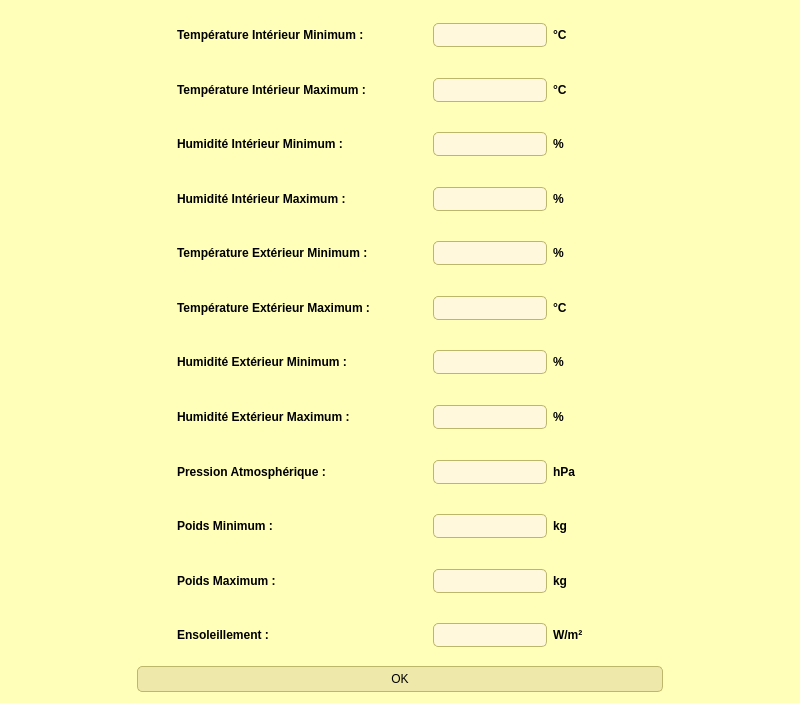
<?xml version="1.0" encoding="UTF-8"?>
<ui version="4.0">
 <class>ReglagesAlertesIhm</class>
 <widget class="QWidget" name="ReglagesAlertesIhm">
  <property name="geometry">
   <rect>
    <x>0</x>
    <y>0</y>
    <width>800</width>
    <height>703</height>
   </rect>
  </property>
  <property name="windowTitle">
   <string>Ruche 2019 - Réglages des seuils</string>
  </property>
  <property name="styleSheet">
   <string notr="true">QWidget#ReglagesAlertesIhm
{
	background-color: #FFFFB9;/*#C8A500;*/ /*#FFFFB9;*/ /*#FFC000;*/
	/* background-image: url(:/background.jpg)  cover; */
}
QPushButton {
    background-color: palegoldenrod;
    border-width: 1px;
    border-color: darkkhaki;
    border-style: solid;
    border-radius: 5;
    padding: 5px;
    min-width: 9ex;
    min-height: 2.5ex;
}

QPushButton:hover {
   background-color: khaki;
}

/* Increase the padding, so the text is shifted when the button is
   pressed. */
QPushButton:pressed {
    padding-left: 5px;
    padding-top: 5px;
    background-color: #d0d67c;
}

QComboBox, QLineEdit {
    background-color: cornsilk;
    selection-color: #0a214c; 
    selection-background-color: #C19A6B;
    border-width: 1px;
    padding: 3px;
    border-style: solid;
    border-color: darkkhaki;
    border-radius: 5px;
}

QLineEdit:focus {
    border-width: 2px;
    padding: 0px;
}

QComboBox::item:hover {
    background-color: wheat;
}

</string>
  </property>
  <layout class="QGridLayout" name="gridLayout">
   <item row="2" column="1">
    <layout class="QVBoxLayout" name="verticalLayout">
     <item>
      <layout class="QHBoxLayout" name="horizontalLayout_5">
       <item>
        <spacer name="horizontalSpacer_15">
         <property name="orientation">
          <enum>Qt::Horizontal</enum>
         </property>
         <property name="sizeHint" stdset="0">
          <size>
           <width>40</width>
           <height>20</height>
          </size>
         </property>
        </spacer>
       </item>
       <item>
        <widget class="QLabel" name="label_2">
         <property name="minimumSize">
          <size>
           <width>250</width>
           <height>0</height>
          </size>
         </property>
         <property name="text">
          <string>&lt;html&gt;&lt;head/&gt;&lt;body&gt;&lt;p&gt;&lt;span style=&quot; font-weight:600;&quot;&gt;Humidité Intérieur Minimum :&lt;/span&gt;&lt;/p&gt;&lt;/body&gt;&lt;/html&gt;</string>
         </property>
        </widget>
       </item>
       <item>
        <widget class="QLineEdit" name="lineEditSeuilHumiditeInterieurMin"/>
       </item>
       <item>
        <widget class="QLabel" name="label_15">
         <property name="minimumSize">
          <size>
           <width>70</width>
           <height>0</height>
          </size>
         </property>
         <property name="text">
          <string>&lt;html&gt;&lt;head/&gt;&lt;body&gt;&lt;p&gt;&lt;span style=&quot; font-weight:600;&quot;&gt;%&lt;/span&gt;&lt;/p&gt;&lt;/body&gt;&lt;/html&gt;</string>
         </property>
        </widget>
       </item>
       <item>
        <spacer name="horizontalSpacer_3">
         <property name="orientation">
          <enum>Qt::Horizontal</enum>
         </property>
         <property name="sizeHint" stdset="0">
          <size>
           <width>40</width>
           <height>20</height>
          </size>
         </property>
        </spacer>
       </item>
      </layout>
     </item>
    </layout>
   </item>
   <item row="6" column="1">
    <layout class="QVBoxLayout" name="verticalLayout_10">
     <item>
      <layout class="QHBoxLayout" name="horizontalLayout_7">
       <item>
        <spacer name="horizontalSpacer_19">
         <property name="orientation">
          <enum>Qt::Horizontal</enum>
         </property>
         <property name="sizeHint" stdset="0">
          <size>
           <width>40</width>
           <height>20</height>
          </size>
         </property>
        </spacer>
       </item>
       <item>
        <widget class="QLabel" name="label_7">
         <property name="minimumSize">
          <size>
           <width>250</width>
           <height>0</height>
          </size>
         </property>
         <property name="text">
          <string>&lt;html&gt;&lt;head/&gt;&lt;body&gt;&lt;p&gt;&lt;span style=&quot; font-weight:600;&quot;&gt;Humidité Extérieur Minimum :&lt;/span&gt;&lt;/p&gt;&lt;/body&gt;&lt;/html&gt;</string>
         </property>
        </widget>
       </item>
       <item>
        <widget class="QLineEdit" name="lineEditSeuilHumiditeExterieurMin"/>
       </item>
       <item>
        <widget class="QLabel" name="label_19">
         <property name="minimumSize">
          <size>
           <width>70</width>
           <height>0</height>
          </size>
         </property>
         <property name="text">
          <string>&lt;html&gt;&lt;head/&gt;&lt;body&gt;&lt;p&gt;&lt;span style=&quot; font-weight:600;&quot;&gt;%&lt;/span&gt;&lt;/p&gt;&lt;/body&gt;&lt;/html&gt;</string>
         </property>
        </widget>
       </item>
       <item>
        <spacer name="horizontalSpacer_7">
         <property name="orientation">
          <enum>Qt::Horizontal</enum>
         </property>
         <property name="sizeHint" stdset="0">
          <size>
           <width>40</width>
           <height>20</height>
          </size>
         </property>
        </spacer>
       </item>
      </layout>
     </item>
    </layout>
   </item>
   <item row="8" column="1">
    <layout class="QVBoxLayout" name="verticalLayout_12">
     <item>
      <layout class="QHBoxLayout" name="horizontalLayout_9">
       <item>
        <spacer name="horizontalSpacer_21">
         <property name="orientation">
          <enum>Qt::Horizontal</enum>
         </property>
         <property name="sizeHint" stdset="0">
          <size>
           <width>40</width>
           <height>20</height>
          </size>
         </property>
        </spacer>
       </item>
       <item>
        <widget class="QLabel" name="label_9">
         <property name="minimumSize">
          <size>
           <width>250</width>
           <height>0</height>
          </size>
         </property>
         <property name="text">
          <string>&lt;html&gt;&lt;head/&gt;&lt;body&gt;&lt;p&gt;&lt;span style=&quot; font-weight:600;&quot;&gt;Pression Atmosphérique :&lt;/span&gt;&lt;/p&gt;&lt;/body&gt;&lt;/html&gt;</string>
         </property>
        </widget>
       </item>
       <item>
        <widget class="QLineEdit" name="lineEditSeuilPressionAtmospherique"/>
       </item>
       <item>
        <widget class="QLabel" name="label_21">
         <property name="minimumSize">
          <size>
           <width>70</width>
           <height>0</height>
          </size>
         </property>
         <property name="text">
          <string>&lt;html&gt;&lt;head/&gt;&lt;body&gt;&lt;p&gt;&lt;span style=&quot; font-weight:600;&quot;&gt;hPa&lt;/span&gt;&lt;/p&gt;&lt;/body&gt;&lt;/html&gt;</string>
         </property>
        </widget>
       </item>
       <item>
        <spacer name="horizontalSpacer_9">
         <property name="orientation">
          <enum>Qt::Horizontal</enum>
         </property>
         <property name="sizeHint" stdset="0">
          <size>
           <width>40</width>
           <height>20</height>
          </size>
         </property>
        </spacer>
       </item>
      </layout>
     </item>
    </layout>
   </item>
   <item row="12" column="2">
    <spacer name="horizontalSpacer_26">
     <property name="orientation">
      <enum>Qt::Horizontal</enum>
     </property>
     <property name="sizeHint" stdset="0">
      <size>
       <width>40</width>
       <height>20</height>
      </size>
     </property>
    </spacer>
   </item>
   <item row="4" column="1">
    <layout class="QVBoxLayout" name="verticalLayout_8">
     <item>
      <layout class="QHBoxLayout" name="horizontalLayout_3">
       <item>
        <spacer name="horizontalSpacer_17">
         <property name="orientation">
          <enum>Qt::Horizontal</enum>
         </property>
         <property name="sizeHint" stdset="0">
          <size>
           <width>40</width>
           <height>20</height>
          </size>
         </property>
        </spacer>
       </item>
       <item>
        <widget class="QLabel" name="label_5">
         <property name="minimumSize">
          <size>
           <width>250</width>
           <height>0</height>
          </size>
         </property>
         <property name="text">
          <string>&lt;html&gt;&lt;head/&gt;&lt;body&gt;&lt;p&gt;&lt;span style=&quot; font-weight:600;&quot;&gt;Température Extérieur Minimum :&lt;/span&gt;&lt;/p&gt;&lt;/body&gt;&lt;/html&gt;</string>
         </property>
        </widget>
       </item>
       <item>
        <widget class="QLineEdit" name="lineEditSeuilTemperatureExterieurMin"/>
       </item>
       <item>
        <widget class="QLabel" name="label_17">
         <property name="minimumSize">
          <size>
           <width>70</width>
           <height>0</height>
          </size>
         </property>
         <property name="text">
          <string>&lt;html&gt;&lt;head/&gt;&lt;body&gt;&lt;p&gt;&lt;span style=&quot; font-weight:600;&quot;&gt;%&lt;/span&gt;&lt;/p&gt;&lt;/body&gt;&lt;/html&gt;</string>
         </property>
        </widget>
       </item>
       <item>
        <spacer name="horizontalSpacer_5">
         <property name="orientation">
          <enum>Qt::Horizontal</enum>
         </property>
         <property name="sizeHint" stdset="0">
          <size>
           <width>40</width>
           <height>20</height>
          </size>
         </property>
        </spacer>
       </item>
      </layout>
     </item>
    </layout>
   </item>
   <item row="9" column="1">
    <layout class="QVBoxLayout" name="verticalLayout_13">
     <item>
      <layout class="QHBoxLayout" name="horizontalLayout_10">
       <item>
        <spacer name="horizontalSpacer_22">
         <property name="orientation">
          <enum>Qt::Horizontal</enum>
         </property>
         <property name="sizeHint" stdset="0">
          <size>
           <width>40</width>
           <height>20</height>
          </size>
         </property>
        </spacer>
       </item>
       <item>
        <widget class="QLabel" name="label_10">
         <property name="minimumSize">
          <size>
           <width>250</width>
           <height>0</height>
          </size>
         </property>
         <property name="text">
          <string>&lt;html&gt;&lt;head/&gt;&lt;body&gt;&lt;p&gt;&lt;span style=&quot; font-weight:600;&quot;&gt;Poids Minimum :&lt;/span&gt;&lt;/p&gt;&lt;/body&gt;&lt;/html&gt;</string>
         </property>
        </widget>
       </item>
       <item>
        <widget class="QLineEdit" name="lineEditSeuilPoidsMin"/>
       </item>
       <item>
        <widget class="QLabel" name="label_22">
         <property name="minimumSize">
          <size>
           <width>70</width>
           <height>0</height>
          </size>
         </property>
         <property name="text">
          <string>&lt;html&gt;&lt;head/&gt;&lt;body&gt;&lt;p&gt;&lt;span style=&quot; font-weight:600;&quot;&gt;kg&lt;/span&gt;&lt;/p&gt;&lt;/body&gt;&lt;/html&gt;</string>
         </property>
        </widget>
       </item>
       <item>
        <spacer name="horizontalSpacer_10">
         <property name="orientation">
          <enum>Qt::Horizontal</enum>
         </property>
         <property name="sizeHint" stdset="0">
          <size>
           <width>40</width>
           <height>20</height>
          </size>
         </property>
        </spacer>
       </item>
      </layout>
     </item>
    </layout>
   </item>
   <item row="0" column="1">
    <layout class="QVBoxLayout" name="verticalLayout_2">
     <item>
      <layout class="QHBoxLayout" name="horizontalLayout_4">
       <item>
        <spacer name="horizontalSpacer_13">
         <property name="orientation">
          <enum>Qt::Horizontal</enum>
         </property>
         <property name="sizeHint" stdset="0">
          <size>
           <width>40</width>
           <height>20</height>
          </size>
         </property>
        </spacer>
       </item>
       <item>
        <widget class="QLabel" name="label">
         <property name="minimumSize">
          <size>
           <width>250</width>
           <height>0</height>
          </size>
         </property>
         <property name="text">
          <string>&lt;html&gt;&lt;head/&gt;&lt;body&gt;&lt;p&gt;&lt;span style=&quot; font-weight:600;&quot;&gt;Température Intérieur Minimum :&lt;/span&gt;&lt;/p&gt;&lt;/body&gt;&lt;/html&gt;</string>
         </property>
        </widget>
       </item>
       <item>
        <widget class="QLineEdit" name="lineEditSeuilTemperatureInterieurMin"/>
       </item>
       <item>
        <widget class="QLabel" name="label_13">
         <property name="minimumSize">
          <size>
           <width>70</width>
           <height>0</height>
          </size>
         </property>
         <property name="text">
          <string>&lt;html&gt;&lt;head/&gt;&lt;body&gt;&lt;p&gt;&lt;span style=&quot; font-weight:600;&quot;&gt;°C&lt;/span&gt;&lt;/p&gt;&lt;/body&gt;&lt;/html&gt;</string>
         </property>
        </widget>
       </item>
       <item>
        <spacer name="horizontalSpacer">
         <property name="orientation">
          <enum>Qt::Horizontal</enum>
         </property>
         <property name="sizeHint" stdset="0">
          <size>
           <width>40</width>
           <height>20</height>
          </size>
         </property>
        </spacer>
       </item>
      </layout>
     </item>
    </layout>
   </item>
   <item row="10" column="1">
    <layout class="QVBoxLayout" name="verticalLayout_14">
     <item>
      <layout class="QHBoxLayout" name="horizontalLayout_11">
       <item>
        <spacer name="horizontalSpacer_23">
         <property name="orientation">
          <enum>Qt::Horizontal</enum>
         </property>
         <property name="sizeHint" stdset="0">
          <size>
           <width>40</width>
           <height>20</height>
          </size>
         </property>
        </spacer>
       </item>
       <item>
        <widget class="QLabel" name="label_11">
         <property name="minimumSize">
          <size>
           <width>250</width>
           <height>0</height>
          </size>
         </property>
         <property name="text">
          <string>&lt;html&gt;&lt;head/&gt;&lt;body&gt;&lt;p&gt;&lt;span style=&quot; font-weight:600;&quot;&gt;Poids Maximum :&lt;/span&gt;&lt;/p&gt;&lt;/body&gt;&lt;/html&gt;</string>
         </property>
        </widget>
       </item>
       <item>
        <widget class="QLineEdit" name="lineEditSeuilPoidsMax"/>
       </item>
       <item>
        <widget class="QLabel" name="label_23">
         <property name="minimumSize">
          <size>
           <width>70</width>
           <height>0</height>
          </size>
         </property>
         <property name="text">
          <string>&lt;html&gt;&lt;head/&gt;&lt;body&gt;&lt;p&gt;&lt;span style=&quot; font-weight:600;&quot;&gt;kg&lt;/span&gt;&lt;/p&gt;&lt;/body&gt;&lt;/html&gt;</string>
         </property>
        </widget>
       </item>
       <item>
        <spacer name="horizontalSpacer_11">
         <property name="orientation">
          <enum>Qt::Horizontal</enum>
         </property>
         <property name="sizeHint" stdset="0">
          <size>
           <width>40</width>
           <height>20</height>
          </size>
         </property>
        </spacer>
       </item>
      </layout>
     </item>
    </layout>
   </item>
   <item row="5" column="1">
    <layout class="QVBoxLayout" name="verticalLayout_9">
     <item>
      <layout class="QHBoxLayout" name="horizontalLayout_6">
       <item>
        <spacer name="horizontalSpacer_18">
         <property name="orientation">
          <enum>Qt::Horizontal</enum>
         </property>
         <property name="sizeHint" stdset="0">
          <size>
           <width>40</width>
           <height>20</height>
          </size>
         </property>
        </spacer>
       </item>
       <item>
        <widget class="QLabel" name="label_6">
         <property name="minimumSize">
          <size>
           <width>250</width>
           <height>0</height>
          </size>
         </property>
         <property name="maximumSize">
          <size>
           <width>16777215</width>
           <height>16777215</height>
          </size>
         </property>
         <property name="text">
          <string>&lt;html&gt;&lt;head/&gt;&lt;body&gt;&lt;p&gt;&lt;span style=&quot; font-weight:600;&quot;&gt;Température Extérieur Maximum :&lt;/span&gt;&lt;/p&gt;&lt;/body&gt;&lt;/html&gt;</string>
         </property>
        </widget>
       </item>
       <item>
        <widget class="QLineEdit" name="lineEditSeuilTemperatureExterieurMax"/>
       </item>
       <item>
        <widget class="QLabel" name="label_18">
         <property name="minimumSize">
          <size>
           <width>70</width>
           <height>0</height>
          </size>
         </property>
         <property name="text">
          <string>&lt;html&gt;&lt;head/&gt;&lt;body&gt;&lt;p&gt;&lt;span style=&quot; font-weight:600;&quot;&gt;°C&lt;/span&gt;&lt;/p&gt;&lt;/body&gt;&lt;/html&gt;</string>
         </property>
        </widget>
       </item>
       <item>
        <spacer name="horizontalSpacer_6">
         <property name="orientation">
          <enum>Qt::Horizontal</enum>
         </property>
         <property name="sizeHint" stdset="0">
          <size>
           <width>40</width>
           <height>20</height>
          </size>
         </property>
        </spacer>
       </item>
      </layout>
     </item>
    </layout>
   </item>
   <item row="1" column="1">
    <layout class="QVBoxLayout" name="verticalLayout_6">
     <item>
      <layout class="QHBoxLayout" name="horizontalLayout">
       <item>
        <spacer name="horizontalSpacer_14">
         <property name="orientation">
          <enum>Qt::Horizontal</enum>
         </property>
         <property name="sizeHint" stdset="0">
          <size>
           <width>40</width>
           <height>20</height>
          </size>
         </property>
        </spacer>
       </item>
       <item>
        <widget class="QLabel" name="label_3">
         <property name="minimumSize">
          <size>
           <width>250</width>
           <height>0</height>
          </size>
         </property>
         <property name="text">
          <string>&lt;html&gt;&lt;head/&gt;&lt;body&gt;&lt;p&gt;&lt;span style=&quot; font-weight:600;&quot;&gt;Température Intérieur Maximum :&lt;/span&gt;&lt;/p&gt;&lt;/body&gt;&lt;/html&gt;</string>
         </property>
        </widget>
       </item>
       <item>
        <widget class="QLineEdit" name="lineEditSeuilTemperatureInterieurMax"/>
       </item>
       <item>
        <widget class="QLabel" name="label_14">
         <property name="minimumSize">
          <size>
           <width>70</width>
           <height>0</height>
          </size>
         </property>
         <property name="text">
          <string>&lt;html&gt;&lt;head/&gt;&lt;body&gt;&lt;p&gt;&lt;span style=&quot; font-weight:600;&quot;&gt;°C&lt;/span&gt;&lt;/p&gt;&lt;/body&gt;&lt;/html&gt;</string>
         </property>
        </widget>
       </item>
       <item>
        <spacer name="horizontalSpacer_2">
         <property name="orientation">
          <enum>Qt::Horizontal</enum>
         </property>
         <property name="sizeHint" stdset="0">
          <size>
           <width>40</width>
           <height>20</height>
          </size>
         </property>
        </spacer>
       </item>
      </layout>
     </item>
    </layout>
   </item>
   <item row="12" column="0">
    <spacer name="horizontalSpacer_25">
     <property name="orientation">
      <enum>Qt::Horizontal</enum>
     </property>
     <property name="sizeHint" stdset="0">
      <size>
       <width>40</width>
       <height>20</height>
      </size>
     </property>
    </spacer>
   </item>
   <item row="3" column="1">
    <layout class="QVBoxLayout" name="verticalLayout_7">
     <item>
      <layout class="QHBoxLayout" name="horizontalLayout_2">
       <item>
        <spacer name="horizontalSpacer_16">
         <property name="orientation">
          <enum>Qt::Horizontal</enum>
         </property>
         <property name="sizeHint" stdset="0">
          <size>
           <width>40</width>
           <height>20</height>
          </size>
         </property>
        </spacer>
       </item>
       <item>
        <widget class="QLabel" name="label_4">
         <property name="minimumSize">
          <size>
           <width>250</width>
           <height>0</height>
          </size>
         </property>
         <property name="text">
          <string>&lt;html&gt;&lt;head/&gt;&lt;body&gt;&lt;p&gt;&lt;span style=&quot; font-weight:600;&quot;&gt;Humidité Intérieur Maximum :&lt;/span&gt;&lt;/p&gt;&lt;/body&gt;&lt;/html&gt;</string>
         </property>
        </widget>
       </item>
       <item>
        <widget class="QLineEdit" name="lineEditSeuilHumiditeInterieurMax"/>
       </item>
       <item>
        <widget class="QLabel" name="label_16">
         <property name="minimumSize">
          <size>
           <width>70</width>
           <height>0</height>
          </size>
         </property>
         <property name="text">
          <string>&lt;html&gt;&lt;head/&gt;&lt;body&gt;&lt;p&gt;&lt;span style=&quot; font-weight:600;&quot;&gt;%&lt;/span&gt;&lt;/p&gt;&lt;/body&gt;&lt;/html&gt;</string>
         </property>
        </widget>
       </item>
       <item>
        <spacer name="horizontalSpacer_4">
         <property name="orientation">
          <enum>Qt::Horizontal</enum>
         </property>
         <property name="sizeHint" stdset="0">
          <size>
           <width>40</width>
           <height>20</height>
          </size>
         </property>
        </spacer>
       </item>
      </layout>
     </item>
    </layout>
   </item>
   <item row="7" column="1">
    <layout class="QVBoxLayout" name="verticalLayout_11">
     <item>
      <layout class="QHBoxLayout" name="horizontalLayout_8">
       <item>
        <spacer name="horizontalSpacer_20">
         <property name="orientation">
          <enum>Qt::Horizontal</enum>
         </property>
         <property name="sizeHint" stdset="0">
          <size>
           <width>40</width>
           <height>20</height>
          </size>
         </property>
        </spacer>
       </item>
       <item>
        <widget class="QLabel" name="label_8">
         <property name="minimumSize">
          <size>
           <width>250</width>
           <height>0</height>
          </size>
         </property>
         <property name="text">
          <string>&lt;html&gt;&lt;head/&gt;&lt;body&gt;&lt;p&gt;&lt;span style=&quot; font-weight:600;&quot;&gt;Humidité Extérieur Maximum :&lt;/span&gt;&lt;/p&gt;&lt;/body&gt;&lt;/html&gt;</string>
         </property>
        </widget>
       </item>
       <item>
        <widget class="QLineEdit" name="lineEditSeuilHumiditeExterieurMax"/>
       </item>
       <item>
        <widget class="QLabel" name="label_20">
         <property name="minimumSize">
          <size>
           <width>70</width>
           <height>0</height>
          </size>
         </property>
         <property name="text">
          <string>&lt;html&gt;&lt;head/&gt;&lt;body&gt;&lt;p&gt;&lt;span style=&quot; font-weight:600;&quot;&gt;%&lt;/span&gt;&lt;/p&gt;&lt;/body&gt;&lt;/html&gt;</string>
         </property>
        </widget>
       </item>
       <item>
        <spacer name="horizontalSpacer_8">
         <property name="orientation">
          <enum>Qt::Horizontal</enum>
         </property>
         <property name="sizeHint" stdset="0">
          <size>
           <width>40</width>
           <height>20</height>
          </size>
         </property>
        </spacer>
       </item>
      </layout>
     </item>
    </layout>
   </item>
   <item row="11" column="1">
    <layout class="QVBoxLayout" name="verticalLayout_16">
     <item>
      <layout class="QHBoxLayout" name="horizontalLayout_13">
       <item>
        <spacer name="horizontalSpacer_24">
         <property name="orientation">
          <enum>Qt::Horizontal</enum>
         </property>
         <property name="sizeHint" stdset="0">
          <size>
           <width>40</width>
           <height>20</height>
          </size>
         </property>
        </spacer>
       </item>
       <item>
        <widget class="QLabel" name="label_12">
         <property name="minimumSize">
          <size>
           <width>250</width>
           <height>0</height>
          </size>
         </property>
         <property name="maximumSize">
          <size>
           <width>250</width>
           <height>16777215</height>
          </size>
         </property>
         <property name="text">
          <string>&lt;html&gt;&lt;head/&gt;&lt;body&gt;&lt;p&gt;&lt;span style=&quot; font-weight:600;&quot;&gt;Ensoleillement :&lt;/span&gt;&lt;/p&gt;&lt;/body&gt;&lt;/html&gt;</string>
         </property>
        </widget>
       </item>
       <item>
        <widget class="QLineEdit" name="lineEditSeuilEnsoleillement"/>
       </item>
       <item>
        <widget class="QLabel" name="label_24">
         <property name="minimumSize">
          <size>
           <width>70</width>
           <height>0</height>
          </size>
         </property>
         <property name="text">
          <string>&lt;html&gt;&lt;head/&gt;&lt;body&gt;&lt;p&gt;&lt;span style=&quot; font-weight:600;&quot;&gt;W/m²&lt;/span&gt;&lt;/p&gt;&lt;/body&gt;&lt;/html&gt;</string>
         </property>
        </widget>
       </item>
       <item>
        <spacer name="horizontalSpacer_12">
         <property name="orientation">
          <enum>Qt::Horizontal</enum>
         </property>
         <property name="sizeHint" stdset="0">
          <size>
           <width>40</width>
           <height>20</height>
          </size>
         </property>
        </spacer>
       </item>
      </layout>
     </item>
    </layout>
   </item>
   <item row="12" column="1">
    <widget class="QPushButton" name="pushButtonOk">
     <property name="text">
      <string>OK</string>
     </property>
    </widget>
   </item>
  </layout>
 </widget>
 <resources/>
 <connections/>
</ui>
